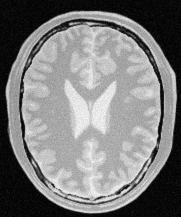
#> input picture a1images/a1images/brain_proton_density_slice.png, 181 x 217 px
$ jupyter execute Q2.ipynb
#> lines starting #> are read from the running program, lines starting #| are printed output that depends on the picture
[cell 1]
import cv2 as cv
import numpy as np
import matplotlib.pyplot as plt

# Load the brain image in grayscale (ensure the correct path to the image)
image = cv.imread('a1images/a1images/brain_proton_density_slice.png', cv.IMREAD_GRAYSCALE)
#> image is the input picture: shape (217, 181); min 0, max 251, mean 123.7

# Define the intensity transformation function to highlight gray matter
def intensity_transformation(value):
    if 190 <= value <= 255:  # Target gray matter intensity range
        return int(1.5 * value)  # Amplify gray matter intensity by 1.5x
    else:
        return value

# Apply the transformation to the image by iterating through each pixel
transformed_image = np.zeros_like(image)
for i in range(image.shape[0]):
    for j in range(image.shape[1]):
        transformed_image[i, j] = intensity_transformation(image[i, j])
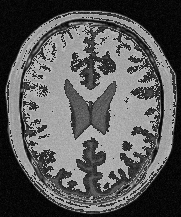
#> transformed_image: shape (217, 181); min 0, max 189, mean 89.5

# Display the original and transformed images side by side
plt.subplot(121), plt.imshow(image, cmap='gray'), plt.title('Original Image')
plt.subplot(122), plt.imshow(transformed_image, cmap='gray'), plt.title('Transformed Image (Gray Matter Highlighted)')
plt.show()
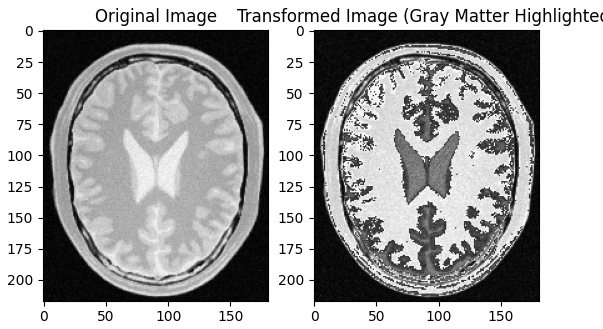
#> figure drawn by matplotlib, 2 panels

# Plot the transformation function to visualize the changes in intensity
x = np.arange(0, 256)  # Input intensity values
y = [intensity_transformation(i) for i in x]  # Transformed intensity values
#> y = 256 values from 0 to 382
plt.plot(x, y)
plt.title('Gray Matter Intensity Transformation')
plt.xlabel('Input Intensity')
plt.ylabel('Output Intensity')
plt.show()
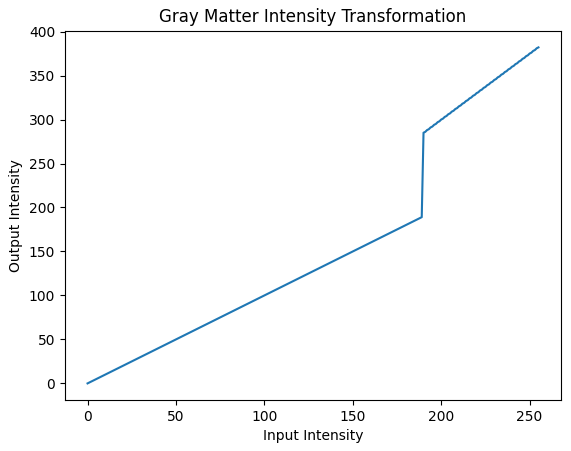
#> figure drawn by matplotlib, 1 panel; curve peaks at x = 255, y = 382

[cell 2]
import cv2 as cv
import numpy as np
import matplotlib.pyplot as plt

# Load the brain image (ensure the correct path)
image = cv.imread('a1images/a1images/brain_proton_density_slice.png', cv.IMREAD_GRAYSCALE)

# Define the intensity transformation function to accentuate gray matter
def intensity_transformation(value):
    if 190 <= value <= 255:  # Gray matter intensities
        return min(255, int(2 * value))  # Enhance gray matter (boost intensities)
    else:
        return value

# Apply the transformation to the image
transformed_image = np.zeros_like(image)
for i in range(image.shape[0]):
    for j in range(image.shape[1]):
        transformed_image[i, j] = intensity_transformation(image[i, j])
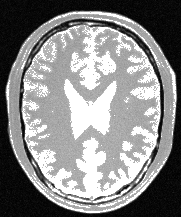
#> transformed_image: shape (217, 181); min 0, max 255, mean 134.6

# Display the transformed image
plt.subplot(121), plt.imshow(image, cmap='gray'), plt.title('Original Image')
plt.subplot(122), plt.imshow(transformed_image, cmap='gray'), plt.title('Transformed Image (White Matter Accentuated)')
plt.show()

# Plot the transformation function
x = np.arange(0, 256)
y = [intensity_transformation(i) for i in x]
#> y = 256 values from 0 to 255
plt.plot(x, y)
plt.title('White Matter Intensity Transformation')
plt.xlabel('Input Intensity')
plt.ylabel('Output Intensity')
plt.show()
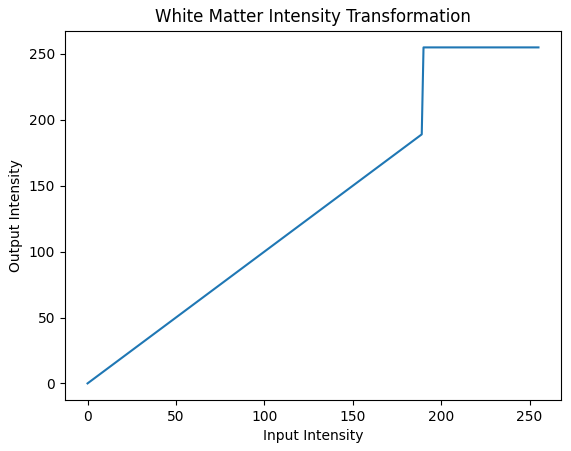
#> figure drawn by matplotlib, 1 panel; curve peaks at x = 190, y = 255
